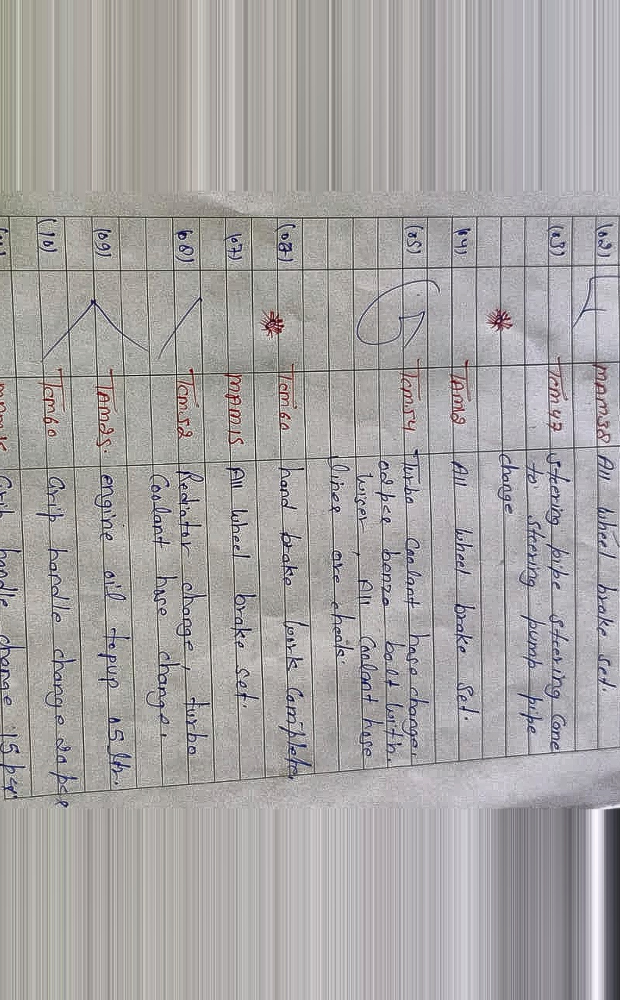
#> input picture optera-doc-ai/backend/debug_prep.jpg, 1240 x 2000 px (shown at 1/2 size)
$ python -i preprocess.py   (imports and definitions only)
#> lines starting #> are read from the running program, lines starting #| are printed output that depends on the picture; after the words box and inside, x2 and y2 are one past the last pixel; in counts of white or black regions, pixels touching at a corner belong together
import cv2
import numpy as np
import logging

logger = logging.getLogger(__name__)

def preprocess_image(image_path: str, output_path: str) -> str:
    """
    Preprocess the image for better OCR accuracy.
    - Resizes if too large
    - Converts to grayscale
    - Applies simple denoising
    Returns the path to the preprocessed image.
    """
#> called with image_path = '../debug_prep.jpg', output_path = 'out.png'
    try:
        from PIL import Image, ImageOps
        # Use PIL to read EXIF and auto-rotate the image to its intended orientation
        pil_img = Image.open(image_path)
#> pil_img is the input picture: PIL image 1240x2000 RGB; mean R, G, B 167.3, 164.5, 164.3
        pil_img = ImageOps.exif_transpose(pil_img)
        # Convert PIL Image back to OpenCV BGR format
        img = cv2.cvtColor(np.array(pil_img), cv2.COLOR_RGB2BGR)

        if img is None:
            logger.error(f"Failed to load image: {image_path}")
            return image_path

        # Resize if width or height is greater than 1600
        # PaddleOCR's DBNet is optimized for smaller resolutions. Forcefully upscaling causes detection failures.
        max_dim = 1600
        h, w = img.shape[:2]
#> h = 2000; w = 1240
        if max(h, w) > max_dim:
            scale = max_dim / max(h, w)
#> scale = 0.8
            img = cv2.resize(img, (int(w * scale), int(h * scale)), interpolation=cv2.INTER_AREA)
#> img: shape (1600, 992, 3)


        # Convert to grayscale
        gray = cv2.cvtColor(img, cv2.COLOR_BGR2GRAY) if len(img.shape) == 3 else img
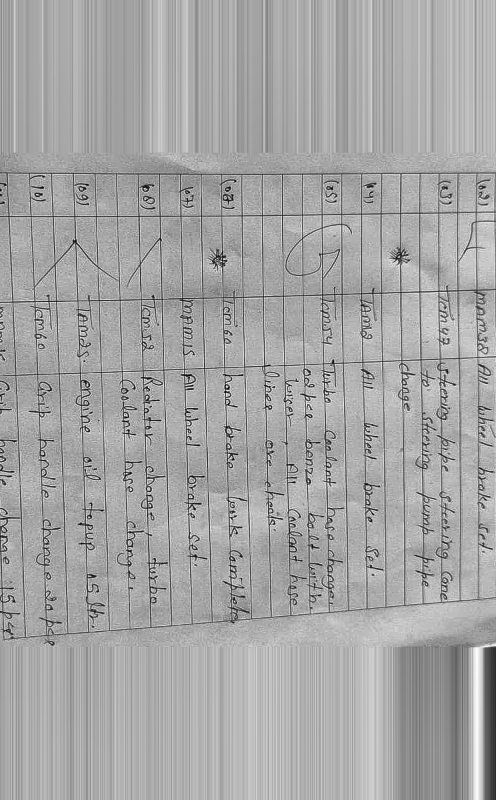
#> gray: shape (1600, 992) (shown at 1/2 size); min 1, max 254, mean 165.3

        # --- Deskewing Logic (Rotation Correction) ---
        # Threshold the image to find text regions
        thresh = cv2.threshold(gray, 0, 255, cv2.THRESH_BINARY_INV + cv2.THRESH_OTSU)[1]
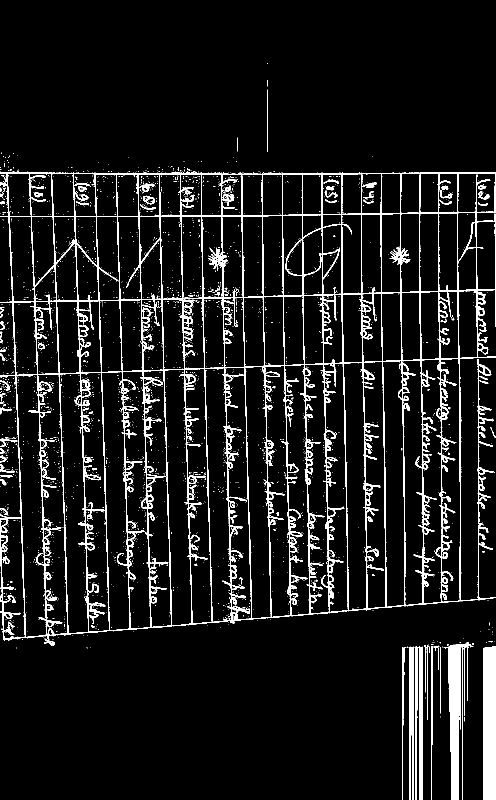
#> thresh: shape (1600, 992) (shown at 1/2 size); 8% white; 2956 white regions (2876 under 20 px), largest, box (x1, y1, x2, y2) and area: (0, 343, 992, 1292) 95070, (967, 1293, 992, 1600) 7418, (887, 1284, 947, 1600) 6870

        # Find coordinates of all non-zero pixels
        coords = np.column_stack(np.where(thresh > 0))
#> coords = 127426 pairs, first value 126 to 1599, second value 0 to 991

        if len(coords) > 0:
            # Calculate the minimum bounding box that contains all text
            angle = cv2.minAreaRect(coords)[-1]
#> angle = -90
            # OpenCV 4.5+ returns angles in [0, 90)
            if angle > 45:
                angle = angle - 90

            # Only deskew if the tilt is small (e.g., between 0.5 and 20 degrees)
            # Deskewing is for fixing slight page tilts, not full 90-degree flips
            if 0.5 < abs(angle) < 20:
                logger.info(f"Deskewing image by {angle:.2f} degrees")
                (h, w) = img.shape[:2]
                center = (w // 2, h // 2)
                M = cv2.getRotationMatrix2D(center, angle, 1.0)
                img = cv2.warpAffine(img, M, (w, h), flags=cv2.INTER_CUBIC, borderMode=cv2.BORDER_REPLICATE)
                # Re-compute grayscale after rotation
                gray = cv2.cvtColor(img, cv2.COLOR_BGR2GRAY)

        # Apply CLAHE (Contrast Limited Adaptive Histogram Equalization) to boost faded ink and colored text contrast
        clahe = cv2.createCLAHE(clipLimit=2.0, tileGridSize=(8,8))
        gray = clahe.apply(gray)
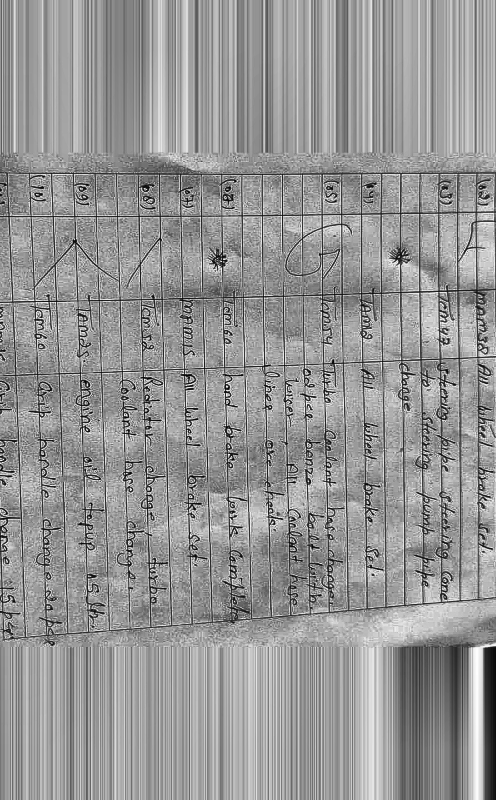
#> gray: shape (1600, 992) (shown at 1/2 size); min 1, max 255, mean 149.5

        # Save processed grayscale image instead of binarizing it.
        # PaddleOCR's deep learning model performs better on continuous pixel values than harsh binary thresholds which destroy cursive strokes.
        cv2.imwrite(output_path, gray)
        return output_path
    except Exception as e:
        logger.error(f"Error in preprocessing {image_path}: {e}")
        return image_path

>>> result = preprocess_image('../debug_prep.jpg', 'out.png')
